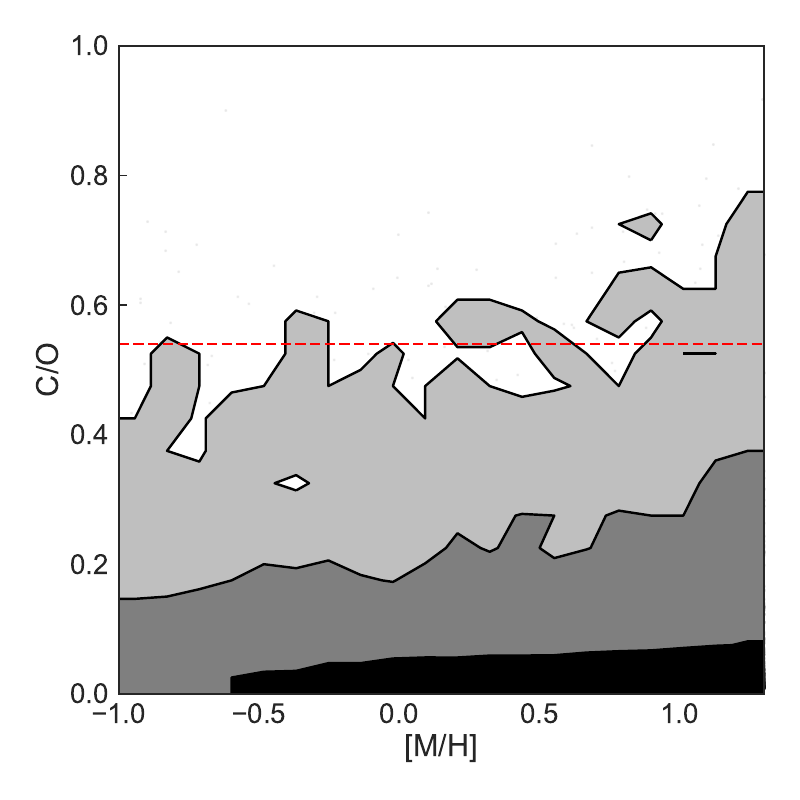

The script that saved this image:
import matplotlib.pyplot as plt
import numpy as np
import pickle
from pylab import hist
import mycorner
import seaborn as sns

sns.set_context("notebook", font_scale = 2)
sns.set_style("white")
sns.set_style("ticks", {"xtick.direction":"in", "ytick.direction":"in"})


plt.figure(figsize =( 8,8))

p = pickle.load(open("MCMC_CC_Limit_Metallicity.pic", "rb"))
p = p[:,:-1]

d = p[:,0:4]


d= d[:, 1:3]
d[:,1] = 10**d[:,1]
#mycorner.hist2d(d[:,0], d[:,1], range = [(-1,1.3), (0,1)], levels = [0.68, 0.95, 0.997], smooth = 0.1, fill_contours = True) 
mycorner.hist2d(d[:,0], d[:,1], range = [(-1,1.3), (0,1)], levels = [0.68, 0.95, 0.997], fill_contours = True) 
plt.axhline(0.54, color = 'red', linestyle = 'dashed', linewidth = 2)
plt.xlabel("[M/H]")
plt.ylabel("C/O")
plt.tight_layout()
plt.savefig("ctoo_vs_metallicity.pdf")

plt.show()

